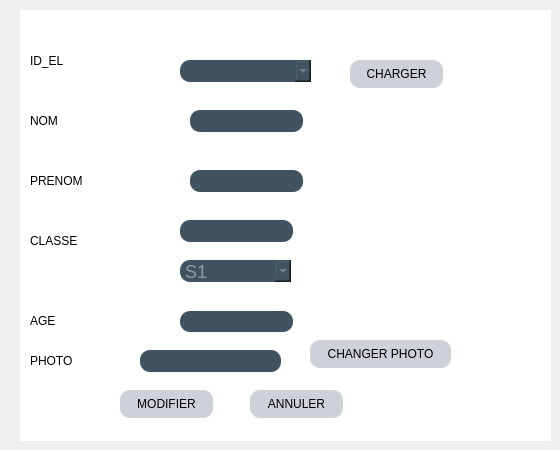
      <widget class="QWidget" name="tab_5">
       <attribute name="title">
        <string>modifier</string>
       </attribute>
       <widget class="QFrame" name="frame_2">
        <property name="geometry">
         <rect>
          <x>20</x>
          <y>10</y>
          <width>531</width>
          <height>431</height>
         </rect>
        </property>
        <property name="styleSheet">
         <string notr="true">*{
background:rgb(255,255,255);
front-size:15px;
front-family:Century Gothic ,sans-serif; 
}
QFrame{
border:solid 10px rgba(0,0,0);
background-image:url(:/image/304994104_495330762596530_1836534426898481832_n.jpg)
}
QLineEdit{
color:#8d98a1;
background-color:#405361;
font-size:18px;
border-style:outset;
border-radius:10px;
}
QPushButton{
background:#ced1d8;
border-style:outset;
border-radius:10px;
}
QComboBox{
color:#8d98a1;
background-color:#405361;
font-size:18px;
border-style:outset;
border-radius:10px;
}</string>
        </property>
        <property name="frameShape">
         <enum>QFrame::StyledPanel</enum>
        </property>
        <property name="frameShadow">
         <enum>QFrame::Raised</enum>
        </property>
        <widget class="QPushButton" name="pushButton_3">
         <property name="geometry">
          <rect>
           <x>100</x>
           <y>380</y>
           <width>93</width>
           <height>28</height>
          </rect>
         </property>
         <property name="text">
          <string>MODIFIER</string>
         </property>
        </widget>
        <widget class="QLabel" name="label_6">
         <property name="geometry">
          <rect>
           <x>10</x>
           <y>40</y>
           <width>111</width>
           <height>21</height>
          </rect>
         </property>
         <property name="text">
          <string>ID_EL</string>
         </property>
        </widget>
        <widget class="QLabel" name="label_7">
         <property name="geometry">
          <rect>
           <x>10</x>
           <y>100</y>
           <width>111</width>
           <height>21</height>
          </rect>
         </property>
         <property name="text">
          <string>NOM</string>
         </property>
        </widget>
        <widget class="QLineEdit" name="lineEdit_6">
         <property name="geometry">
          <rect>
           <x>170</x>
           <y>100</y>
           <width>113</width>
           <height>22</height>
          </rect>
         </property>
        </widget>
        <widget class="QLineEdit" name="lineEdit_7">
         <property name="geometry">
          <rect>
           <x>170</x>
           <y>160</y>
           <width>113</width>
           <height>22</height>
          </rect>
         </property>
        </widget>
        <widget class="QLabel" name="label_8">
         <property name="geometry">
          <rect>
           <x>10</x>
           <y>160</y>
           <width>111</width>
           <height>21</height>
          </rect>
         </property>
         <property name="text">
          <string>PRENOM</string>
         </property>
        </widget>
        <widget class="QLabel" name="label_9">
         <property name="geometry">
          <rect>
           <x>10</x>
           <y>220</y>
           <width>111</width>
           <height>21</height>
          </rect>
         </property>
         <property name="text">
          <string>CLASSE</string>
         </property>
        </widget>
        <widget class="QLineEdit" name="lineEdit_8">
         <property name="geometry">
          <rect>
           <x>160</x>
           <y>301</y>
           <width>113</width>
           <height>21</height>
          </rect>
         </property>
        </widget>
        <widget class="QLabel" name="label_10">
         <property name="geometry">
          <rect>
           <x>10</x>
           <y>300</y>
           <width>111</width>
           <height>21</height>
          </rect>
         </property>
         <property name="text">
          <string>AGE</string>
         </property>
        </widget>
        <widget class="QComboBox" name="comboBox_2">
         <property name="geometry">
          <rect>
           <x>160</x>
           <y>250</y>
           <width>111</width>
           <height>22</height>
          </rect>
         </property>
         <item>
          <property name="text">
           <string>S1</string>
          </property>
         </item>
         <item>
          <property name="text">
           <string>S2</string>
          </property>
         </item>
         <item>
          <property name="text">
           <string>S3</string>
          </property>
         </item>
        </widget>
        <widget class="QComboBox" name="comboBox_4">
         <property name="geometry">
          <rect>
           <x>160</x>
           <y>50</y>
           <width>131</width>
           <height>22</height>
          </rect>
         </property>
        </widget>
        <widget class="QLineEdit" name="lineEdit_9">
         <property name="geometry">
          <rect>
           <x>160</x>
           <y>210</y>
           <width>113</width>
           <height>22</height>
          </rect>
         </property>
        </widget>
        <widget class="QPushButton" name="pushButton_4">
         <property name="geometry">
          <rect>
           <x>330</x>
           <y>50</y>
           <width>93</width>
           <height>28</height>
          </rect>
         </property>
         <property name="text">
          <string>CHARGER</string>
         </property>
        </widget>
        <widget class="QPushButton" name="pushButton_6">
         <property name="geometry">
          <rect>
           <x>230</x>
           <y>380</y>
           <width>93</width>
           <height>28</height>
          </rect>
         </property>
         <property name="text">
          <string>ANNULER</string>
         </property>
        </widget>
        <widget class="QLabel" name="label_13">
         <property name="geometry">
          <rect>
           <x>10</x>
           <y>340</y>
           <width>111</width>
           <height>21</height>
          </rect>
         </property>
         <property name="text">
          <string>PHOTO</string>
         </property>
        </widget>
        <widget class="QLineEdit" name="lineEdit_11">
         <property name="geometry">
          <rect>
           <x>120</x>
           <y>340</y>
           <width>141</width>
           <height>22</height>
          </rect>
         </property>
        </widget>
        <widget class="QPushButton" name="pushButton_13">
         <property name="geometry">
          <rect>
           <x>290</x>
           <y>330</y>
           <width>141</width>
           <height>28</height>
          </rect>
         </property>
         <property name="text">
          <string>CHANGER PHOTO</string>
         </property>
        </widget>
       </widget>
      </widget>
